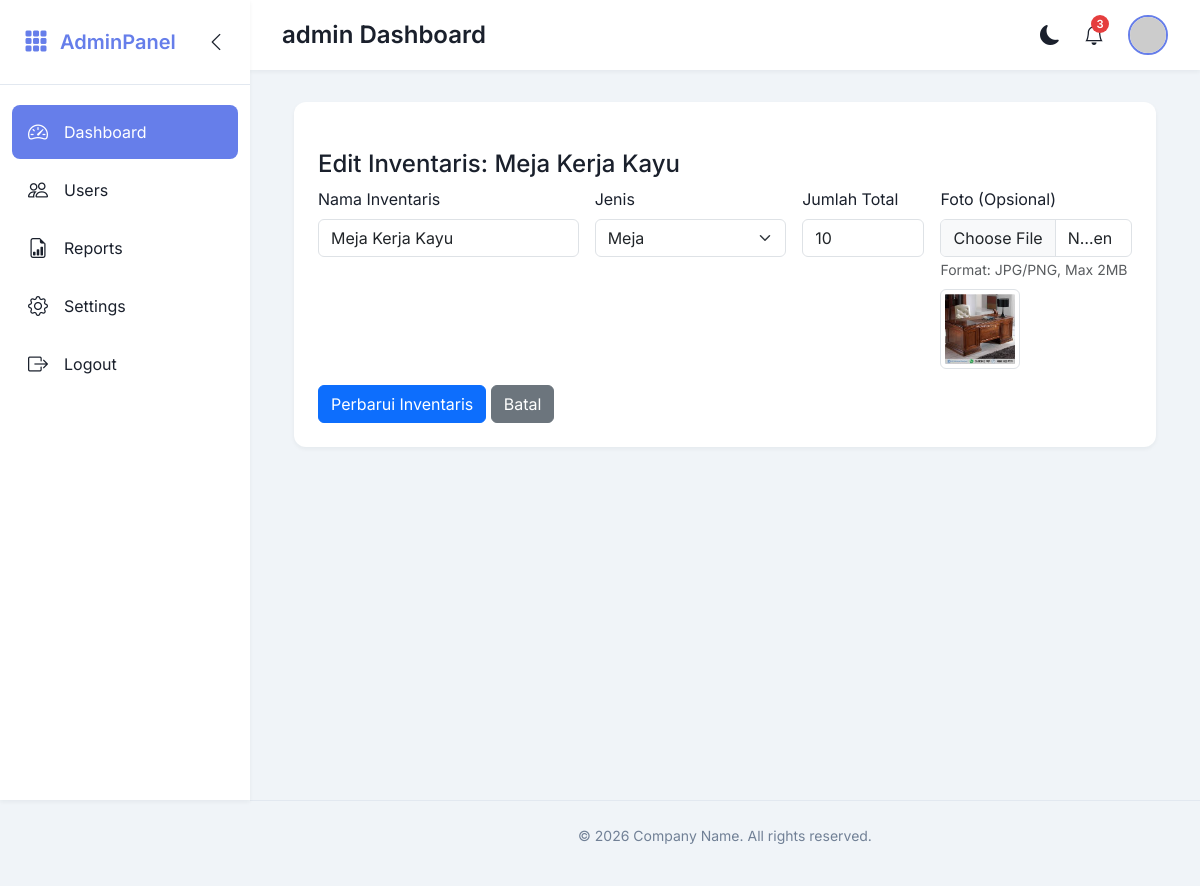
The app's page /edit_inventaris.php?id=2 (signed in) with its own data.
### tables this page shows
CREATE TABLE `inventaris` (
  `id_inventaris` int(11) NOT NULL,
  `nama` varchar(100) NOT NULL,
  `foto` varchar(255) DEFAULT 'default.jpg',
  `jenis` enum('meja','kursi','kipas_angin','ruang_rapat','kendaraan') NOT NULL,
  `jumlah_total` int(11) NOT NULL,
  `jumlah_tersedia` int(11) NOT NULL
);

### edit_inventaris.php (the view, shortened to what this page needs)
<?php
require_once '../config/database.php';
$id = (int)$_GET['id'];
$stmt = $connection->prepare("SELECT * FROM inventaris WHERE id_inventaris = ?");
$stmt->bind_param("i", $id);
$stmt->execute();
$result = $stmt->get_result();
$inventaris = $result->fetch_assoc();
$THEME = $_ENV['THEME'] ?? 'default';
?>
<!DOCTYPE html>
<html lang="id">
<head>
    <link href="../assets/default/css/bootstrap.min.css" rel="stylesheet">
</head>
<body>
<?php
include "../views/$THEME/header.php";
include "../views/$THEME/sidebar.php";
include "../views/$THEME/topnav.php";
include "../views/$THEME/upper_block.php";
?>
<div class="container-fluid mt-4">
    <h4>Edit Inventaris: <?= htmlspecialchars($inventaris['nama']) ?></h4>
    <form method="POST" enctype="multipart/form-data">
        <div class="row g-3">
            <div class="col-md-4">
                <label for="nama" class="form-label">Nama Inventaris</label>
                <input type="text" name="nama" id="nama" class="form-control" value="<?= htmlspecialchars($inventaris['nama']) ?>" required>
            </div>
            <div class="col-md-3">
                <label for="jenis" class="form-label">Jenis</label>
                <select name="jenis" id="jenis" class="form-select" required>
                    <option value="meja" <?= $inventaris['jenis'] == 'meja' ? 'selected' : '' ?>>Meja</option>
                </select>
            </div>
            <div class="col-md-2">
                <label for="jumlah" class="form-label">Jumlah Total</label>
                <input type="number" name="jumlah" id="jumlah" class="form-control" value="<?= $inventaris['jumlah_total'] ?>" min="1" required>
            </div>
            <div class="col-md-3">
                <label for="foto" class="form-label">Foto (Opsional)</label>
                <input type="file" name="foto" id="foto" class="form-control" accept="image/*">
                <small class="text-muted">Format: JPG/PNG, Max 2MB</small>
                <?php if ($inventaris['foto'] !== 'default.jpg'): ?>
                    <div class="mt-2">
                        <img src="../uploads/inventaris/<?= htmlspecialchars($inventaris['foto']) ?>"
                             alt="Foto <?= htmlspecialchars($inventaris['nama']) ?>"
                             width="80" class="img-thumbnail">
                    </div>
                <?php endif; ?>
            </div>
            <div class="col-12">
                <button type="submit" name="update" class="btn btn-primary">Perbarui Inventaris</button>
                <a href="kelola_inventaris.php" class="btn btn-secondary">Batal</a>
            </div>
        </div>
    </form>
</div>
<?php
include "../views/$THEME/lower_block.php";
include "../views/$THEME/footer.php";
?>
</body>
</html>

### style.css (style rules this page uses)
:root { --primary-color: #667eea; --secondary-color: #8898aa; --accent-color: #7f7fd5; --success-color: #38a169; --danger-color: #e53e3e; --warning-color: #dd6b20; --info-color: #3182ce; --light-color: #f7fafc; --dark-color: #1a202c; --sidebar-width: 250px; --sidebar-collapsed-width: 70px; --transition-speed: 0.3s; --body-bg: #f0f4f8; --card-bg: #ffffff; --text-color: #1a202c; --text-muted: #718096; --border-color: #e2e8f0; --shadow-sm: 0 0.125rem 0.25rem rgba(26, 32, 44, 0.05); --shadow: 0 0.5rem 1rem rgba(26, 32, 44, 0.12); }
* { margin: 0; padding: 0; box-sizing: border-box; }
body { font-family: 'Inter', sans-serif; background-color: var(--body-bg); color: var(--text-color); transition: background-color var(--transition-speed), color var(--transition-speed); }

### records on screen
inventaris: nama "Meja Kerja Kayu", jenis "Meja", jumlah "10", foto (picture)

### other values on screen
$_SESSION['username'] "admin"
